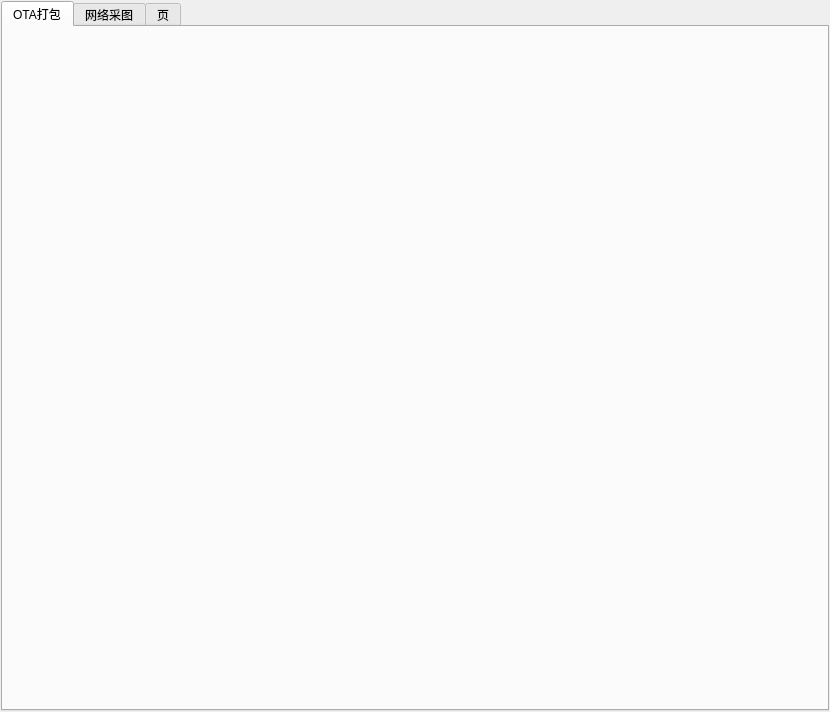
<?xml version="1.0" encoding="UTF-8"?>
<ui version="4.0">
 <class>ControlTabWidget</class>
 <widget class="QWidget" name="ControlTabWidget">
  <property name="geometry">
   <rect>
    <x>0</x>
    <y>0</y>
    <width>830</width>
    <height>712</height>
   </rect>
  </property>
  <property name="windowTitle">
   <string>Form</string>
  </property>
  <layout class="QHBoxLayout" name="horizontalLayout">
   <property name="leftMargin">
    <number>1</number>
   </property>
   <property name="topMargin">
    <number>1</number>
   </property>
   <property name="rightMargin">
    <number>1</number>
   </property>
   <property name="bottomMargin">
    <number>1</number>
   </property>
   <item>
    <widget class="QTabWidget" name="tabWidget">
     <property name="currentIndex">
      <number>0</number>
     </property>
     <widget class="OtaPacketView" name="tabOtaPacket">
      <attribute name="title">
       <string>OTA打包</string>
      </attribute>
     </widget>
     <widget class="GetImgView" name="tabGetImg">
      <attribute name="title">
       <string>网络采图</string>
      </attribute>
     </widget>
     <widget class="QWidget" name="TEST">
      <attribute name="title">
       <string>页</string>
      </attribute>
     </widget>
    </widget>
   </item>
  </layout>
 </widget>
 <customwidgets>
  <customwidget>
   <class>OtaPacketView</class>
   <extends>QWidget</extends>
   <header location="global">view/inc/otapacketview.h</header>
   <container>1</container>
  </customwidget>
  <customwidget>
   <class>GetImgView</class>
   <extends>QWidget</extends>
   <header location="global">view/inc/getimgview.h</header>
   <container>1</container>
  </customwidget>
 </customwidgets>
 <resources/>
 <connections/>
</ui>
